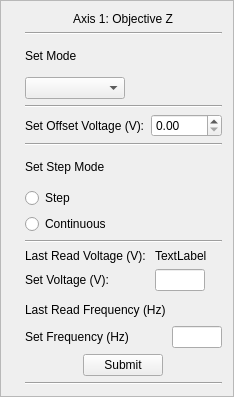
       <widget class="QFrame" name="frame_2">
        <property name="sizePolicy">
         <sizepolicy hsizetype="Minimum" vsizetype="Minimum">
          <horstretch>0</horstretch>
          <verstretch>0</verstretch>
         </sizepolicy>
        </property>
        <property name="frameShape">
         <enum>QFrame::StyledPanel</enum>
        </property>
        <property name="frameShadow">
         <enum>QFrame::Raised</enum>
        </property>
        <layout class="QGridLayout" name="gridLayout">
         <item row="9" column="5" alignment="Qt::AlignLeft|Qt::AlignBottom">
          <widget class="QLabel" name="label_5">
           <property name="minimumSize">
            <size>
             <width>0</width>
             <height>30</height>
            </size>
           </property>
           <property name="text">
            <string>Set Step Mode</string>
           </property>
          </widget>
         </item>
         <item row="17" column="5" alignment="Qt::AlignHCenter">
          <widget class="QPushButton" name="pushButton_submitFreq">
           <property name="sizePolicy">
            <sizepolicy hsizetype="Fixed" vsizetype="Fixed">
             <horstretch>0</horstretch>
             <verstretch>0</verstretch>
            </sizepolicy>
           </property>
           <property name="minimumSize">
            <size>
             <width>50</width>
             <height>0</height>
            </size>
           </property>
           <property name="text">
            <string>Submit</string>
           </property>
          </widget>
         </item>
         <item row="11" column="5">
          <widget class="QRadioButton" name="radioButton_continous">
           <property name="text">
            <string>Continuous</string>
           </property>
          </widget>
         </item>
         <item row="4" column="5">
          <widget class="Line" name="line_2">
           <property name="orientation">
            <enum>Qt::Horizontal</enum>
           </property>
          </widget>
         </item>
         <item row="1" column="5">
          <widget class="Line" name="line_3">
           <property name="orientation">
            <enum>Qt::Horizontal</enum>
           </property>
          </widget>
         </item>
         <item row="0" column="5" alignment="Qt::AlignHCenter">
          <widget class="QLabel" name="label_3">
           <property name="text">
            <string>Axis 1: Objective Z</string>
           </property>
          </widget>
         </item>
         <item row="10" column="5">
          <widget class="QRadioButton" name="radioButton_step">
           <property name="text">
            <string>Step</string>
           </property>
          </widget>
         </item>
         <item row="15" column="5">
          <layout class="QFormLayout" name="formLayout">
           <item row="0" column="0">
            <widget class="QLabel" name="label_9">
             <property name="minimumSize">
              <size>
               <width>0</width>
               <height>20</height>
              </size>
             </property>
             <property name="text">
              <string>Last Read Frequency (Hz)</string>
             </property>
            </widget>
           </item>
           <item row="1" column="0">
            <widget class="QLabel" name="label_2">
             <property name="text">
              <string>Set Frequency (Hz)</string>
             </property>
            </widget>
           </item>
           <item row="1" column="1">
            <widget class="QLineEdit" name="lineEdit_currentFreq_1">
             <property name="sizePolicy">
              <sizepolicy hsizetype="Fixed" vsizetype="Fixed">
               <horstretch>0</horstretch>
               <verstretch>0</verstretch>
              </sizepolicy>
             </property>
             <property name="maximumSize">
              <size>
               <width>50</width>
               <height>16777215</height>
              </size>
             </property>
            </widget>
           </item>
           <item row="0" column="1">
            <widget class="QLabel" name="label_currentFreq_1">
             <property name="sizePolicy">
              <sizepolicy hsizetype="Preferred" vsizetype="Preferred">
               <horstretch>0</horstretch>
               <verstretch>0</verstretch>
              </sizepolicy>
             </property>
             <property name="text">
              <string/>
             </property>
            </widget>
           </item>
          </layout>
         </item>
         <item row="2" column="5">
          <widget class="QLabel" name="label_4">
           <property name="enabled">
            <bool>true</bool>
           </property>
           <property name="minimumSize">
            <size>
             <width>0</width>
             <height>30</height>
            </size>
           </property>
           <property name="text">
            <string>Set Mode</string>
           </property>
          </widget>
         </item>
         <item row="12" column="5">
          <widget class="Line" name="line_5">
           <property name="orientation">
            <enum>Qt::Horizontal</enum>
           </property>
          </widget>
         </item>
         <item row="18" column="5">
          <widget class="Line" name="line_4">
           <property name="orientation">
            <enum>Qt::Horizontal</enum>
           </property>
          </widget>
         </item>
         <item row="14" column="2">
          <widget class="QLabel" name="label_6">
           <property name="minimumSize">
            <size>
             <width>0</width>
             <height>45</height>
            </size>
           </property>
           <property name="text">
            <string/>
           </property>
          </widget>
         </item>
         <item row="3" column="5">
          <widget class="QComboBox" name="comboBox_setMode">
           <property name="enabled">
            <bool>true</bool>
           </property>
           <property name="maximumSize">
            <size>
             <width>100</width>
             <height>16777215</height>
            </size>
           </property>
          </widget>
         </item>
         <item row="5" column="5">
          <layout class="QFormLayout" name="formLayout_9">
           <item row="0" column="0">
            <widget class="QLabel" name="label_12">
             <property name="text">
              <string>Set Offset Voltage (V):</string>
             </property>
            </widget>
           </item>
           <item row="0" column="1">
            <widget class="QDoubleSpinBox" name="doubleSpinBox_offsetV_1">
             <property name="maximum">
              <double>140.000000000000000</double>
             </property>
             <property name="singleStep">
              <double>1.000000000000000</double>
             </property>
            </widget>
           </item>
          </layout>
         </item>
         <item row="8" column="5">
          <widget class="Line" name="line_33">
           <property name="orientation">
            <enum>Qt::Horizontal</enum>
           </property>
          </widget>
         </item>
         <item row="14" column="5">
          <layout class="QFormLayout" name="formLayout_2">
           <item row="0" column="0">
            <widget class="QLabel" name="label_10">
             <property name="text">
              <string>Last Read Voltage (V): </string>
             </property>
            </widget>
           </item>
           <item row="1" column="0">
            <widget class="QLabel" name="label_11">
             <property name="text">
              <string>Set Voltage (V): </string>
             </property>
            </widget>
           </item>
           <item row="0" column="1">
            <widget class="QLabel" name="label_currentVolt_1">
             <property name="text">
              <string>TextLabel</string>
             </property>
            </widget>
           </item>
           <item row="1" column="1">
            <widget class="QLineEdit" name="lineEdit_setVolt_1">
             <property name="sizePolicy">
              <sizepolicy hsizetype="Fixed" vsizetype="Fixed">
               <horstretch>0</horstretch>
               <verstretch>0</verstretch>
              </sizepolicy>
             </property>
             <property name="maximumSize">
              <size>
               <width>50</width>
               <height>16777215</height>
              </size>
             </property>
            </widget>
           </item>
          </layout>
         </item>
        </layout>
       </widget>
